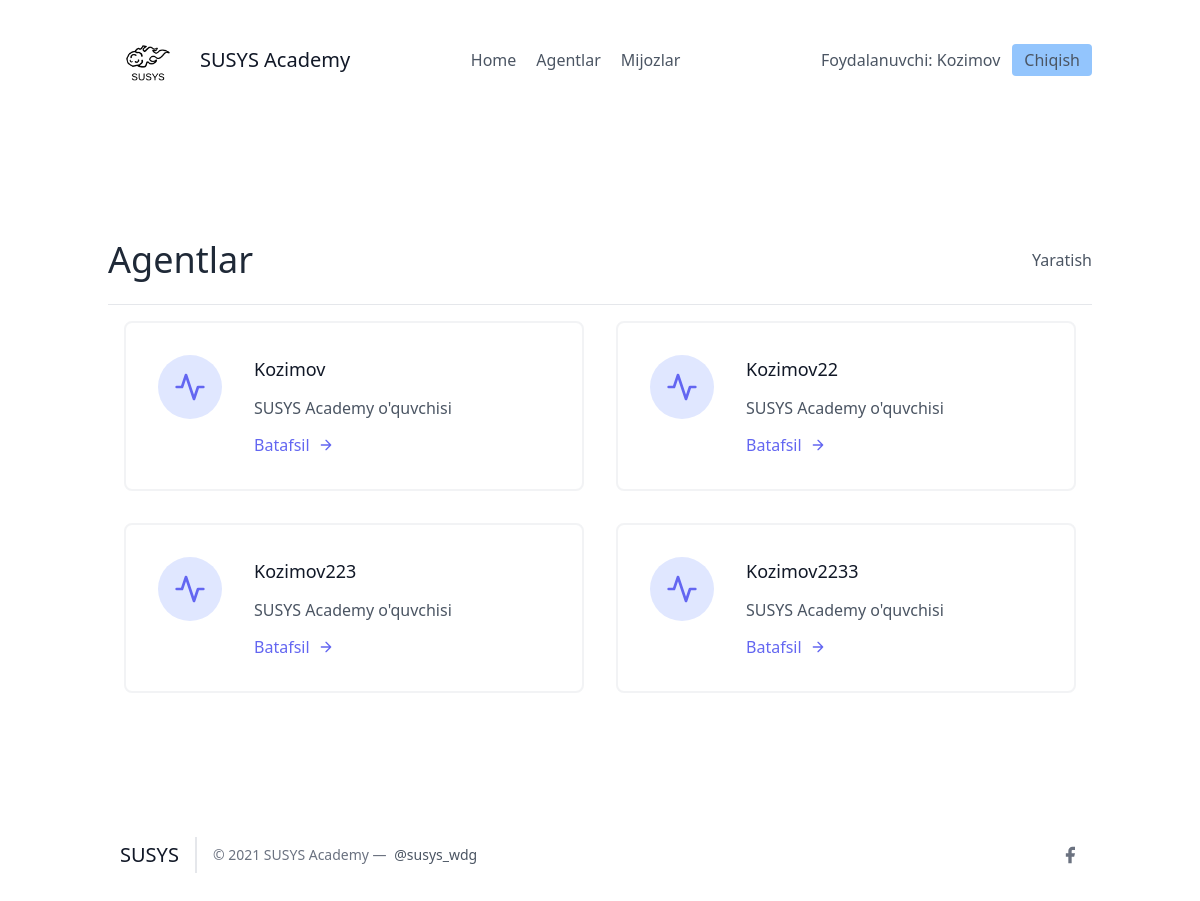
/agents/ (signed in), run on an earlier commit of the app's database.
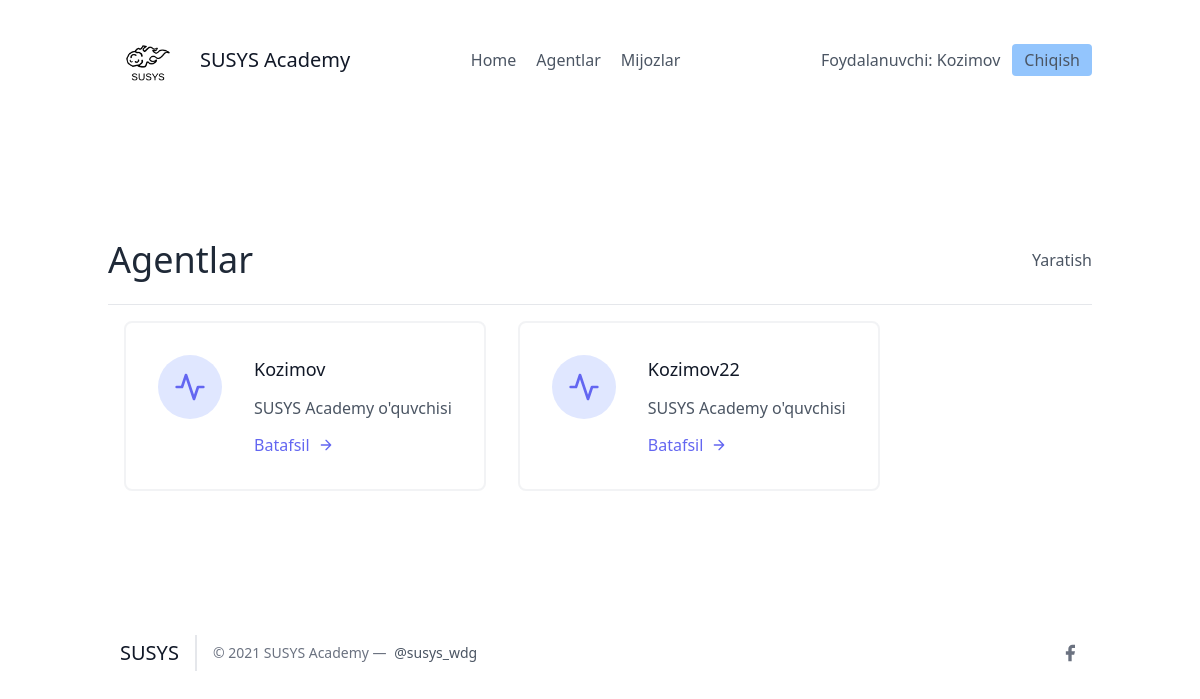
And on a later commit of the database.
### leads/models.py (models this page shows, shortened)
class User(AbstractUser):
    is_organisor = models.BooleanField(default=True)
    is_agent = models.BooleanField(default=False)

class Agent(models.Model):
    user = models.OneToOneField(User, on_delete=models.CASCADE)
    organisation = models.ForeignKey(UserProfile, on_delete=models.CASCADE)

### agents/views.py (the view)
# urls.py: path('', AgentListView.as_view(), name="agent-list"),
class AgentListView(OrganisorAndLoginRequiredMixin, generic.ListView):
    template_name = "agents/agents_lists.html"
    def get_queryset(self):
        organisation = self.request.user.userprofile
        return Agent.objects.filter(organisation = organisation)

### agents/mixins.py (called while the page is built)
    def dispatch(self, request, *args, **kwargs):
        if not request.user.is_authenticated or not request.user.is_organisor:
            return redirect("login")
        return super().dispatch(request, *args, **kwargs)

### agents/templates/agents/agents_lists.html (shortened to what this page needs)
{% extends 'base.html' %}
{% block content %}
<section class="text-gray-600 body-font">
  <div class="container px-5 py-24 mx-auto flex flex-wrap">
    <div class="w-full py-6 flex justify-between items-center border-b border-gray-200">
        <div>
            <h1 class="text-4xl text-gray-800">Agentlar</h1>
        </div>
        <div>
            <a class="y=text-gray-500 hover:text-blue-700" href="{% url 'agents:agent-create' %}">Yaratish</a>
        </div>
    </div>
    <div class="flex flex-wrap">
      {% for agent in object_list %}
      <div class="p-4 lg:w-1/2 md:w-full">
        <div class="flex border-2 rounded-lg border-gray-200 border-opacity-50 p-8 sm:flex-row flex-col">
          <div class="w-16 h-16 sm:mr-8 sm:mb-0 mb-4 inline-flex items-center justify-center rounded-full bg-indigo-100 text-indigo-500 flex-shrink-0">
            <svg fill="none" stroke="currentColor" stroke-linecap="round" stroke-linejoin="round" stroke-width="2" class="w-8 h-8" viewBox="0 0 24 24">
              <path d="M22 12h-4l-3 9L9 3l-3 9H2"></path>
            </svg>
          </div>
          <div class="flex-grow">
            <h2 class="text-gray-900 text-lg title-font font-medium mb-3">{{ agent.user.username }}</h2>
            <p class="leading-relaxed text-base">SUSYS Academy o'quvchisi</p>
            <a href="{% url 'agents:agent-detail' agent.pk %}" class="mt-3 text-indigo-500 inline-flex items-center">Batafsil
              <svg fill="none" stroke="currentColor" stroke-linecap="round" stroke-linejoin="round" stroke-width="2" class="w-4 h-4 ml-2" viewBox="0 0 24 24">
                <path d="M5 12h14M12 5l7 7-7 7"></path>
              </svg>
            </a>
          </div>
        </div>
      </div>
      {% endfor %}
    </div>
  </div>
</section>
{% endblock %}

### frontend/base.html (shortened to what this page needs)
<!DOCTYPE html>
<html lang="en">
<head>
    <link href="https://unpkg.com/tailwindcss@^2/dist/tailwind.min.css" rel="stylesheet">
</head>
<body>
    {% include 'details/navbar.html' %}
    <div class="max-w-5xl mx-auto">
        {% block content %}
        {% endblock %}
    </div>
    {% include 'details/footer.html' %}
</body>
</html>

### frontend/details/navbar.html
{% load static %}
<header class="text-gray-600 body-font">
  <div class="container mx-auto flex flex-wrap p-5 flex-col md:flex-row items-center">
    <a class="flex title-font font-medium items-center text-gray-900 mb-4 md:mb-0">
      <img src="{% static 'img/logo-dark.png' %}" style="width: 80px;" alt="Logo">
      <span class="ml-3 text-xl">SUSYS Academy</span>
    </a>
    <nav class="md:ml-auto md:mr-auto flex flex-wrap items-center text-base justify-center">
      <a href="/" class="mr-5 hover:text-gray-900">Home</a>
    {% if not request.user.is_authenticated %}
      </nav>
        <button class="inline-flex items-center bg-blue-300 border-0 py-1 px-3 focus:outline-none hover:bg-blue-200 rounded text-base mt-4 md:mt-0" style="margin-right: 20px">
          <a  href="{% url 'signup' %}">Ro'yxatdan o'tish
          </a>
        </button>
    {% else %}
      {% if request.user.is_organisor %}
        <a href="/agents/" class="mr-5 hover:text-gray-900">Agentlar</a>
        {% endif %}
        <a href="/leads/" class="mr-5 hover:text-gray-900">Mijozlar</a>
      </nav>
    {% endif %}
    {% if request.user.is_authenticated %}
      Foydalanuvchi: {{ request.user.username }}
      <button class="ml-3 inline-flex items-center bg-blue-300 border-0 py-1 px-3 focus:outline-none hover:bg-blue-200 rounded text-base mt-4 md:mt-0">
        <a  href="{% url 'logout' %}">Chiqish
        </a>
      </button>
    {% else %}
    <button class="inline-flex items-center bg-blue-300 border-0 py-1 px-3 focus:outline-none hover:bg-blue-200 rounded text-base mt-4 md:mt-0">
      <a href="{% url 'login' %}">Kirish
    </a>
    </button>
    {% endif %}
  </div>
</header>

### frontend/details/footer.html (shortened to what this page needs)
{% load static %}
    <footer class="text-gray-600 body-font">
    <div class="container px-5 py-8 mx-auto flex items-center sm:flex-row flex-col">
      <a class="flex title-font font-medium items-center md:justify-start justify-center text-gray-900">
        <span class="ml-3 text-xl">SUSYS</span>
      </a>
      <p class="text-sm text-gray-500 sm:ml-4 sm:pl-4 sm:border-l-2 sm:border-gray-200 sm:py-2 sm:mt-0 mt-4">© 2021 SUSYS Academy —
        <a href="https://twitter.com/knyttneve" class="text-gray-600 ml-1" rel="noopener noreferrer" target="_blank">@susys_wdg</a>
      </p>
      <span class="inline-flex sm:ml-auto sm:mt-0 mt-4 justify-center sm:justify-start">
        <a class="text-gray-500">
          <svg fill="currentColor" stroke-linecap="round" stroke-linejoin="round" stroke-width="2" class="w-5 h-5" viewBox="0 0 24 24">
            <path d="M18 2h-3a5 5 0 00-5 5v3H7v4h3v8h4v-8h3l1-4h-4V7a1 1 0 011-1h3z"></path>
          </svg>
        </a>

What changed in the data, as far as the page shows it:
removed Agent: user.username "Kozimov223"
removed Agent: user.username "Kozimov2233"
